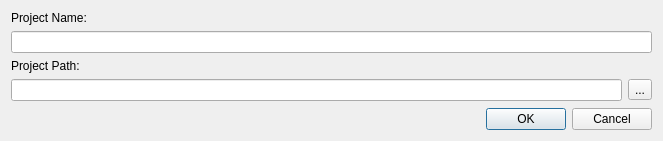
<?xml version="1.0" encoding="UTF-8"?>
<ui version="4.0">
 <class>SelectProjectDialog</class>
 <widget class="QDialog" name="SelectProjectDialog">
  <property name="windowModality">
   <enum>Qt::ApplicationModal</enum>
  </property>
  <property name="geometry">
   <rect>
    <x>0</x>
    <y>0</y>
    <width>663</width>
    <height>141</height>
   </rect>
  </property>
  <property name="windowTitle">
   <string>Set Project Name and Directory</string>
  </property>
  <layout class="QVBoxLayout" name="verticalLayout">
   <item>
    <widget class="QLabel" name="label">
     <property name="text">
      <string>Project Name:</string>
     </property>
    </widget>
   </item>
   <item>
    <widget class="QLineEdit" name="lineEdit_name"/>
   </item>
   <item>
    <widget class="QLabel" name="label_2">
     <property name="sizePolicy">
      <sizepolicy hsizetype="Preferred" vsizetype="Preferred">
       <horstretch>0</horstretch>
       <verstretch>0</verstretch>
      </sizepolicy>
     </property>
     <property name="text">
      <string>Project Path:</string>
     </property>
    </widget>
   </item>
   <item>
    <layout class="QHBoxLayout" name="horizontalLayout">
     <item>
      <widget class="QLineEdit" name="lineEdit_dir"/>
     </item>
     <item>
      <widget class="QToolButton" name="toolButton">
       <property name="text">
        <string>...</string>
       </property>
      </widget>
     </item>
    </layout>
   </item>
   <item>
    <spacer name="verticalSpacer">
     <property name="orientation">
      <enum>Qt::Vertical</enum>
     </property>
     <property name="sizeHint" stdset="0">
      <size>
       <width>20</width>
       <height>40</height>
      </size>
     </property>
    </spacer>
   </item>
   <item>
    <widget class="QDialogButtonBox" name="buttonBox">
     <property name="orientation">
      <enum>Qt::Horizontal</enum>
     </property>
     <property name="standardButtons">
      <set>QDialogButtonBox::Cancel|QDialogButtonBox::Ok</set>
     </property>
    </widget>
   </item>
  </layout>
 </widget>
 <tabstops>
  <tabstop>lineEdit_name</tabstop>
  <tabstop>lineEdit_dir</tabstop>
  <tabstop>toolButton</tabstop>
 </tabstops>
 <resources/>
 <connections>
  <connection>
   <sender>buttonBox</sender>
   <signal>accepted()</signal>
   <receiver>SelectProjectDialog</receiver>
   <slot>accept()</slot>
   <hints>
    <hint type="sourcelabel">
     <x>227</x>
     <y>125</y>
    </hint>
    <hint type="destinationlabel">
     <x>157</x>
     <y>140</y>
    </hint>
   </hints>
  </connection>
  <connection>
   <sender>buttonBox</sender>
   <signal>rejected()</signal>
   <receiver>SelectProjectDialog</receiver>
   <slot>reject()</slot>
   <hints>
    <hint type="sourcelabel">
     <x>295</x>
     <y>131</y>
    </hint>
    <hint type="destinationlabel">
     <x>286</x>
     <y>140</y>
    </hint>
   </hints>
  </connection>
 </connections>
</ui>
